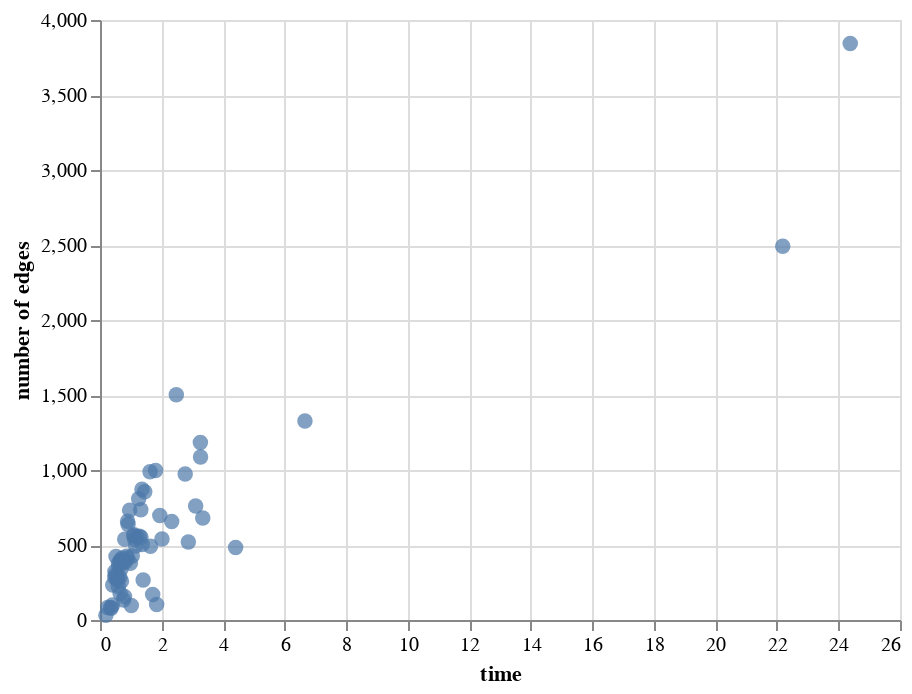

This figure's notebook cell:
### Code cell
source = pd.DataFrame({
    'time': times,
    'number of edges': edge_nums
})

alt.Chart(source).mark_circle(size=60).encode(
    x='time',
    y='number of edges'
)

### Figure 1 — Vega-Lite specification as saved in the notebook (floating-point values rounded to 4 significant figures)
{"config": {"view": {"continuousWidth": 400, "continuousHeight": 300}}, "data": {"name": "data-91e4d7848bfc6baa1f24a8fd7524cd40"}, "mark": {"type": "circle", "size": 60}, "encoding": {"x": {"field": "time", "type": "quantitative"}, "y": {"field": "number of edges", "type": "quantitative"}}, "$schema": "https://vega.github.io/schema/vega-lite/v4.17.0.json", "datasets": {"data-91e4d7848bfc6baa1f24a8fd7524cd40": [{"time": 1.627, "number of edges": 989}, {"time": 0.1911, "number of edges": 32}, {"time": 2.013, "number of edges": 540}, {"time": 0.6461, "number of edges": 285}, {"time": 0.6456, "number of edges": 392}, {"time": 0.4857, "number of edges": 324}, {"time": 1.326, "number of edges": 735}, {"time": 2.871, "number of edges": 520}, {"time": 2.33, "number of edges": 657}, {"time": 0.5204, "number of edges": 424}, {"time": 1.194, "number of edges": 555}, {"time": 0.6032, "number of edges": 377}, {"time": 3.109, "number of edges": 760}, {"time": 2.48, "number of edges": 1502}, {"time": 0.2518, "number of edges": 83}, {"time": 1.281, "number of edges": 558}, {"time": 0.8038, "number of edges": 538}, {"time": 1.098, "number of edges": 562}, {"time": 0.608, "number of edges": 355}, {"time": 3.268, "number of edges": 1087}, {"time": 0.8988, "number of edges": 412}, {"time": 0.7635, "number of edges": 134}, {"time": 0.7251, "number of edges": 414}, {"time": 0.3509, "number of edges": 83}, {"time": 1.258, "number of edges": 808}, {"time": 0.8976, "number of edges": 659}, {"time": 1.016, "number of edges": 97}, {"time": 0.404, "number of edges": 100}, {"time": 0.9631, "number of edges": 732}, {"time": 0.4902, "number of edges": 298}, {"time": 0.5941, "number of edges": 223}, {"time": 0.5721, "number of edges": 266}, {"time": 22.19, "number of edges": 2492}, {"time": 1.944, "number of edges": 697}, {"time": 2.769, "number of edges": 973}, {"time": 24.38, "number of edges": 3843}, {"time": 1.161, "number of edges": 493}, {"time": 0.6646, "number of edges": 399}, {"time": 3.262, "number of edges": 1184}, {"time": 1.712, "number of edges": 170}, {"time": 0.9106, "number of edges": 636}, {"time": 0.3617, "number of edges": 79}, {"time": 6.661, "number of edges": 1327}, {"time": 0.7545, "number of edges": 386}, {"time": 0.8641, "number of edges": 425}, {"time": 4.408, "number of edges": 483}, {"time": 1.104, "number of edges": 569}, {"time": 1.841, "number of edges": 104}, {"time": 1.365, "number of edges": 872}, {"time": 0.6838, "number of edges": 342}, {"time": 3.34, "number of edges": 680}, {"time": 1.127, "number of edges": 537}, {"time": 1.453, "number of edges": 855}, {"time": 0.4841, "number of edges": 281}, {"time": 1.048, "number of edges": 426}, {"time": 1.37, "number of edges": 504}, {"time": 0.9858, "number of edges": 379}, {"time": 1.331, "number of edges": 552}, {"time": 0.5621, "number of edges": 288}, {"time": 1.64, "number of edges": 491}, {"time": 1.808, "number of edges": 997}, {"time": 0.7955, "number of edges": 157}, {"time": 0.6545, "number of edges": 177}, {"time": 0.4149, "number of edges": 233}, {"time": 0.6969, "number of edges": 258}, {"time": 1.403, "number of edges": 267}, {"time": 0.8263, "number of edges": 389}]}}
